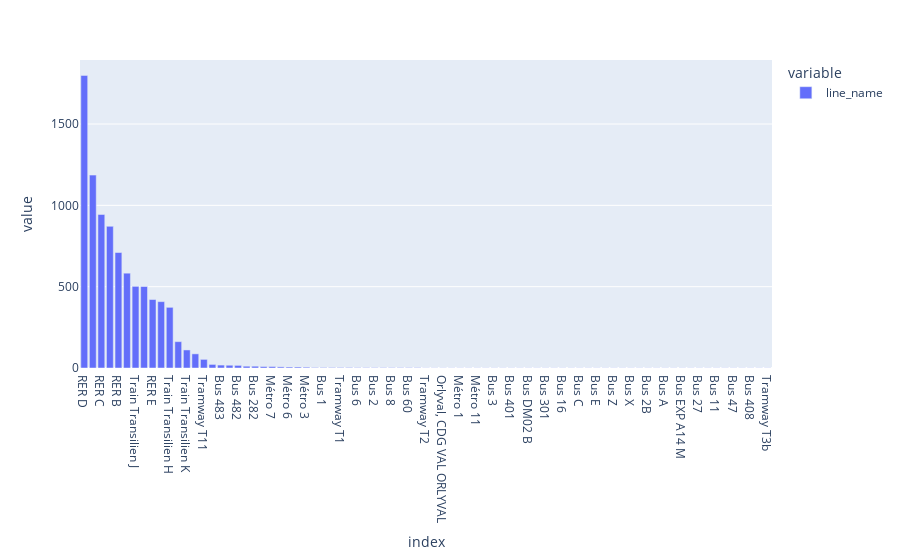

The code cell stored with this chart in its notebook:
### Code cell
px.bar(chaos_classified.line_name.value_counts())

### Figure 1 — Plotly figure (JSON) as saved in the notebook; plotly's stock layout.template omitted (floating-point values rounded to 4 significant figures)
{"data": [{"alignmentgroup": "True", "hovertemplate": "variable=line_name<br>index=%{x}<br>value=%{y}<extra></extra>", "legendgroup": "line_name", "marker": {"color": "#636efa", "pattern": {"shape": ""}}, "name": "line_name", "offsetgroup": "line_name", "orientation": "v", "showlegend": true, "textposition": "auto", "x": ["RER D", "RER A", "RER C", "Train Transilien R", "RER B", "Train Transilien P", "Train Transilien J", "Train Transilien N", "RER E", "Train Transilien L", "Train Transilien H", "Tramway T4", "Train Transilien K", "Train Transilien U", "Tramway T11", "Tramway T9", "Bus 483", "Bus 480", "Bus 482", "Bus Licorne", "Bus 282", "Métro 3B", "Métro 7", "Métro 9", "Métro 6", "Métro 13", "Métro 3", "Bus 460", "Bus 1", "Tramway T3a", "Tramway T1", "Métro 5", "Bus 6", "Métro 14", "Bus 2", "Métro 2", "Bus 8", "Métro 4", "Bus 60", "Bus 44", "Tramway T2", "Tramway T7", "Orlyval, CDG VAL ORLYVAL", "Métro 8", "Métro 1", "Tramway T8", "Métro 11", "Bus 403", "Bus 3", "Bus M", "Bus 401", "Bus DM02 A", "Bus DM02 B", "Bus 300", "Bus 301", "Bus 15", "Bus 16", "Bus 52", "Bus C", "Bus D", "Bus E", "Bus I", "Bus Z", "Bus K", "Bus X", "Bus 9", "Bus 2B", "Bus 2A", "Bus A", "Bus EXP A14 B", "Bus EXP A14 M", "Bus 28", "Bus 27", "Bus A1", "Bus 11", "Bus 203", "Bus 47", "Bus 38", "Bus 408", "Bus 7", "Tramway T3b"], "xaxis": "x", "y": [1799, 1186, 944, 871, 710, 583, 502, 501, 421, 408, 373, 162, 111, 87, 53, 22, 18, 17, 16, 11, 11, 9, 9, 7, 6, 6, 5, 3, 3, 3, 3, 3, 2, 2, 2, 2, 2, 2, 2, 2, 1, 1, 1, 1, 1, 1, 1, 1, 1, 1, 1, 1, 1, 1, 1, 1, 1, 1, 1, 1, 1, 1, 1, 1, 1, 1, 1, 1, 1, 1, 1, 1, 1, 1, 1, 1, 1, 1, 1, 1, 1], "yaxis": "y", "type": "bar"}], "layout": {"xaxis": {"anchor": "y", "domain": [0.0, 1.0], "title": {"text": "index"}}, "yaxis": {"anchor": "x", "domain": [0.0, 1.0], "title": {"text": "value"}}, "legend": {"title": {"text": "variable"}, "tracegroupgap": 0}, "margin": {"t": 60}, "barmode": "relative"}}
